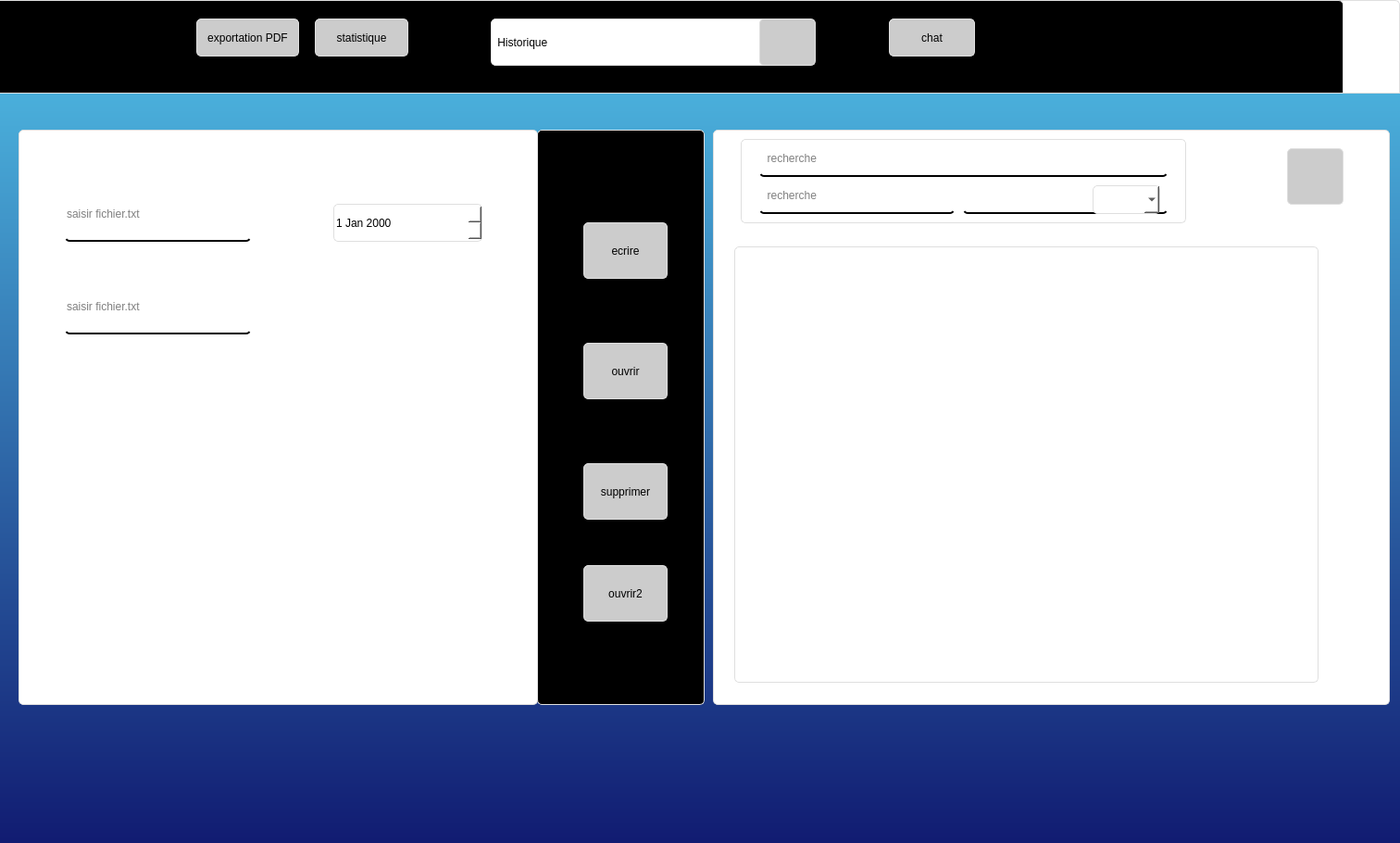
<?xml version="1.0" encoding="UTF-8"?>
<ui version="4.0">
 <class>histo</class>
 <widget class="QDialog" name="histo">
  <property name="enabled">
   <bool>true</bool>
  </property>
  <property name="geometry">
   <rect>
    <x>0</x>
    <y>0</y>
    <width>1512</width>
    <height>910</height>
   </rect>
  </property>
  <property name="windowTitle">
   <string>Dialog</string>
  </property>
  <property name="styleSheet">
   <string notr="true">QWidget {	
	border:1px solid #dfdfdf;
	border-radius: 5px;
	background-color: #ffffff;
}

QPushButton{
	
	border-raduis:5px
}
#side_menu{
	border-radius: 20px;
	background-color: rgb(0,0,0);
}
#top_widget{

	background-color: rgb(0,0,0);
}
#form{
	
	
	background-color: rgb(255, 255, 255);
border-top-left-radius: 50px;
}

#widget QLineEdit{
font: 11pt &quot;MS Shell Dlg 2&quot;;
background-color:rgba(0,0,0,0);
border:none;
border-bottom:2px solid rgb(0,0,0);
padding-bottom:7px

}
#widget{
	
	/* background-color: QLinearGradient( x1: 0, y1: 0, x2: 0, y2: 1, stop: 0 #ffa02f, stop: 1 #d7801a);*/
	/*background-color: QLinearGradient( x1: 0, y1: 0, x2: 0, y2: 1, stop: 0 #4d4d4d, stop: 0.1 #646464, stop: 1 #5d5d5d);*/
    background-color:QLinearGradient( x1: 0, y1: 0, x2: 0, y2: 1, stop: 0 #4aafdb, stop: 1 #090763);
}
#options{
background-color:  rgb(0,0,0);
border-bottom-right-radius: 50px;

}
#widget #recherche_2{
	
	background-color: rgb(204, 204, 204);
	border:1px solid rgb(0,0,0);
}

#ajouter{
 color: rgb(0,0,0);
    background-color: rgb(185, 185, 185);
    border-width: 1px;
    border-color: #1e1e1e;
    border-style: solid;
    border-radius: 30px;
    padding: 3px;
    font-size: 12px;
    padding-left: 5px;
    padding-right: 5px;
}


#modifier{
 color: rgb(0,0,0);
    background-color: rgb(185, 185, 185);
    border-width: 1px;
    border-color: #1e1e1e;
    border-style: solid;
    border-radius: 30px;
    padding: 3px;
    font-size: 12px;
    padding-left: 5px;
    padding-right: 5px;
}

#supprimer{
  color: rgb(0,0,0);
    background-color: rgb(185, 185, 185);
    border-width: 1px;
    border-color: #1e1e1e;
    border-style: solid;
    border-radius: 30px;
    padding: 3px;
    font-size: 12px;
    padding-left: 5px;
    padding-right: 5px;
}

#ajouter:pressed
{
    background-color: QLinearGradient( x1: 0, y1: 0, x2: 0, y2: 1, stop: 0 #2d2d2d, stop: 0.1 #2b2b2b, stop: 0.5 #292929, stop: 0.9 #282828, stop: 1 #252525);
}

#modifier:pressed
{
    background-color: QLinearGradient( x1: 0, y1: 0, x2: 0, y2: 1, stop: 0 #2d2d2d, stop: 0.1 #2b2b2b, stop: 0.5 #292929, stop: 0.9 #282828, stop: 1 #252525);
}

#supprimer:pressed
{
    background-color: QLinearGradient( x1: 0, y1: 0, x2: 0, y2: 1, stop: 0 #2d2d2d, stop: 0.1 #2b2b2b, stop: 0.5 #292929, stop: 0.9 #282828, stop: 1 #252525);
}

#top_widget #label
{
	
	font: 75 14pt &quot;Segoe Print&quot;;
}

#pdf{
	
	background-color: #071e26;
border:0px ;
}
#stat{
	
	background-color: #071e26;
border:0px ;
}
#widget_2 QLineEdit {
		background-color: rgb(204, 204, 204);
	border:1px solid rgb(0,0,0);

}
#widget_2{
	
	border-radius: 20px;
	background-color:  rgb(0,0,0);

}
QPushButton{
	background-color: rgb(204, 204, 204);
}</string>
  </property>
  <widget class="QWidget" name="widget" native="true">
   <property name="geometry">
    <rect>
     <x>-40</x>
     <y>100</y>
     <width>1721</width>
     <height>921</height>
    </rect>
   </property>
   <widget class="QTableView" name="tableView_2">
    <property name="geometry">
     <rect>
      <x>810</x>
      <y>40</y>
      <width>731</width>
      <height>621</height>
     </rect>
    </property>
    <property name="styleSheet">
     <string notr="true">border-raduis:5px;</string>
    </property>
   </widget>
   <widget class="QLabel" name="options_2">
    <property name="geometry">
     <rect>
      <x>620</x>
      <y>40</y>
      <width>181</width>
      <height>621</height>
     </rect>
    </property>
    <property name="styleSheet">
     <string notr="true">background-color:rgb(0,0,0);</string>
    </property>
    <property name="text">
     <string/>
    </property>
   </widget>
   <widget class="QPushButton" name="pushButton_4">
    <property name="geometry">
     <rect>
      <x>1430</x>
      <y>60</y>
      <width>61</width>
      <height>61</height>
     </rect>
    </property>
    <property name="text">
     <string/>
    </property>
    <property name="icon">
     <iconset resource="style.qrc">
      <normaloff>:/new/prefix1/rech.png</normaloff>:/new/prefix1/rech.png</iconset>
    </property>
    <property name="iconSize">
     <size>
      <width>50</width>
      <height>50</height>
     </size>
    </property>
   </widget>
   <widget class="QPushButton" name="supprimer_2">
    <property name="geometry">
     <rect>
      <x>670</x>
      <y>400</y>
      <width>91</width>
      <height>61</height>
     </rect>
    </property>
    <property name="text">
     <string>supprimer</string>
    </property>
   </widget>
   <widget class="QPushButton" name="ajouter_2">
    <property name="geometry">
     <rect>
      <x>670</x>
      <y>140</y>
      <width>91</width>
      <height>61</height>
     </rect>
    </property>
    <property name="text">
     <string>ecrire</string>
    </property>
   </widget>
   <widget class="QLineEdit" name="lineEdit_16">
    <property name="geometry">
     <rect>
      <x>110</x>
      <y>110</y>
      <width>201</width>
      <height>51</height>
     </rect>
    </property>
    <property name="text">
     <string/>
    </property>
    <property name="placeholderText">
     <string>saisir fichier.txt</string>
    </property>
   </widget>
   <widget class="QWidget" name="widget_3" native="true">
    <property name="geometry">
     <rect>
      <x>840</x>
      <y>50</y>
      <width>481</width>
      <height>91</height>
     </rect>
    </property>
    <widget class="QLineEdit" name="recherche_5">
     <property name="geometry">
      <rect>
       <x>20</x>
       <y>10</y>
       <width>441</width>
       <height>31</height>
      </rect>
     </property>
     <property name="styleSheet">
      <string notr="true"/>
     </property>
     <property name="placeholderText">
      <string>  recherche</string>
     </property>
    </widget>
    <widget class="QLineEdit" name="recherche_6">
     <property name="geometry">
      <rect>
       <x>20</x>
       <y>50</y>
       <width>211</width>
       <height>31</height>
      </rect>
     </property>
     <property name="placeholderText">
      <string>  recherche</string>
     </property>
    </widget>
    <widget class="QLineEdit" name="recherche_7">
     <property name="geometry">
      <rect>
       <x>240</x>
       <y>50</y>
       <width>221</width>
       <height>31</height>
      </rect>
     </property>
     <property name="placeholderText">
      <string/>
     </property>
    </widget>
    <widget class="QComboBox" name="comboBox_3">
     <property name="geometry">
      <rect>
       <x>380</x>
       <y>50</y>
       <width>73</width>
       <height>31</height>
      </rect>
     </property>
    </widget>
   </widget>
   <widget class="QPushButton" name="ajouter_3">
    <property name="geometry">
     <rect>
      <x>670</x>
      <y>270</y>
      <width>91</width>
      <height>61</height>
     </rect>
    </property>
    <property name="text">
     <string>ouvrir</string>
    </property>
   </widget>
   <widget class="QDateEdit" name="lineEdit_17">
    <property name="geometry">
     <rect>
      <x>400</x>
      <y>120</y>
      <width>161</width>
      <height>41</height>
     </rect>
    </property>
   </widget>
   <widget class="QLabel" name="form_2">
    <property name="geometry">
     <rect>
      <x>60</x>
      <y>40</y>
      <width>561</width>
      <height>621</height>
     </rect>
    </property>
    <property name="styleSheet">
     <string notr="true"/>
    </property>
    <property name="text">
     <string/>
    </property>
   </widget>
   <widget class="QPlainTextEdit" name="plainTextEdit">
    <property name="geometry">
     <rect>
      <x>833</x>
      <y>166</y>
      <width>631</width>
      <height>471</height>
     </rect>
    </property>
   </widget>
   <widget class="QLineEdit" name="lineEdit_18">
    <property name="geometry">
     <rect>
      <x>110</x>
      <y>210</y>
      <width>201</width>
      <height>51</height>
     </rect>
    </property>
    <property name="text">
     <string/>
    </property>
    <property name="placeholderText">
     <string>saisir fichier.txt</string>
    </property>
   </widget>
   <widget class="QPushButton" name="ajouter_4">
    <property name="geometry">
     <rect>
      <x>670</x>
      <y>510</y>
      <width>91</width>
      <height>61</height>
     </rect>
    </property>
    <property name="text">
     <string>ouvrir2</string>
    </property>
   </widget>
   <zorder>form_2</zorder>
   <zorder>tableView_2</zorder>
   <zorder>options_2</zorder>
   <zorder>pushButton_4</zorder>
   <zorder>supprimer_2</zorder>
   <zorder>ajouter_2</zorder>
   <zorder>lineEdit_16</zorder>
   <zorder>widget_3</zorder>
   <zorder>ajouter_3</zorder>
   <zorder>lineEdit_17</zorder>
   <zorder>plainTextEdit</zorder>
   <zorder>lineEdit_18</zorder>
   <zorder>ajouter_4</zorder>
  </widget>
  <widget class="QWidget" name="top_widget" native="true">
   <property name="geometry">
    <rect>
     <x>-10</x>
     <y>0</y>
     <width>1461</width>
     <height>861</height>
    </rect>
   </property>
   <widget class="QLabel" name="label">
    <property name="geometry">
     <rect>
      <x>540</x>
      <y>20</y>
      <width>321</width>
      <height>51</height>
     </rect>
    </property>
    <property name="text">
     <string> Historique</string>
    </property>
   </widget>
   <widget class="QPushButton" name="pushButton_7">
    <property name="geometry">
     <rect>
      <x>830</x>
      <y>20</y>
      <width>61</width>
      <height>51</height>
     </rect>
    </property>
    <property name="text">
     <string/>
    </property>
    <property name="icon">
     <iconset resource="style.qrc">
      <normaloff>:/new/prefix1/icons/emp.png</normaloff>:/new/prefix1/icons/emp.png</iconset>
    </property>
    <property name="iconSize">
     <size>
      <width>45</width>
      <height>45</height>
     </size>
    </property>
    <property name="checkable">
     <bool>true</bool>
    </property>
    <property name="autoExclusive">
     <bool>true</bool>
    </property>
   </widget>
   <widget class="QPushButton" name="pushButton">
    <property name="geometry">
     <rect>
      <x>222</x>
      <y>20</y>
      <width>111</width>
      <height>41</height>
     </rect>
    </property>
    <property name="text">
     <string>exportation PDF</string>
    </property>
   </widget>
   <widget class="QPushButton" name="pushButton_2">
    <property name="geometry">
     <rect>
      <x>350</x>
      <y>20</y>
      <width>101</width>
      <height>41</height>
     </rect>
    </property>
    <property name="text">
     <string>statistique</string>
    </property>
   </widget>
   <widget class="QPushButton" name="pushButton_6">
    <property name="geometry">
     <rect>
      <x>970</x>
      <y>20</y>
      <width>93</width>
      <height>41</height>
     </rect>
    </property>
    <property name="text">
     <string>chat</string>
    </property>
   </widget>
  </widget>
  <zorder>top_widget</zorder>
  <zorder>widget</zorder>
 </widget>
 <resources>
  <include location="style.qrc"/>
 </resources>
 <connections/>
</ui>
